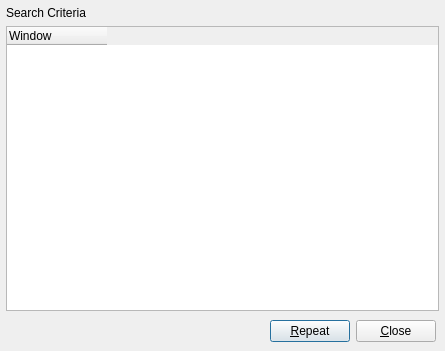
<?xml version="1.0" encoding="UTF-8"?>
<ui version="4.0">
 <class>SearchResultsWindow</class>
 <widget class="QDialog" name="SearchResultsWindow">
  <property name="geometry">
   <rect>
    <x>0</x>
    <y>0</y>
    <width>445</width>
    <height>351</height>
   </rect>
  </property>
  <property name="windowTitle">
   <string>Search Results</string>
  </property>
  <layout class="QVBoxLayout" name="verticalLayout">
   <property name="margin">
    <number>6</number>
   </property>
   <item>
    <widget class="QLabel" name="criteriaLabel">
     <property name="text">
      <string>Search Criteria</string>
     </property>
    </widget>
   </item>
   <item>
    <widget class="WindowTree" name="windowList">
     <property name="editTriggers">
      <set>QAbstractItemView::NoEditTriggers</set>
     </property>
     <property name="dragDropOverwriteMode">
      <bool>false</bool>
     </property>
     <property name="selectionBehavior">
      <enum>QAbstractItemView::SelectRows</enum>
     </property>
     <property name="verticalScrollMode">
      <enum>QAbstractItemView::ScrollPerPixel</enum>
     </property>
     <property name="horizontalScrollMode">
      <enum>QAbstractItemView::ScrollPerPixel</enum>
     </property>
     <property name="rootIsDecorated">
      <bool>false</bool>
     </property>
     <attribute name="headerStretchLastSection">
      <bool>false</bool>
     </attribute>
     <attribute name="headerStretchLastSection">
      <bool>false</bool>
     </attribute>
     <column>
      <property name="text">
       <string>Window</string>
      </property>
     </column>
    </widget>
   </item>
   <item>
    <widget class="QWidget" name="widget" native="true">
     <layout class="QHBoxLayout" name="horizontalLayout">
      <property name="margin">
       <number>3</number>
      </property>
      <item>
       <spacer name="horizontalSpacer">
        <property name="orientation">
         <enum>Qt::Horizontal</enum>
        </property>
        <property name="sizeHint" stdset="0">
         <size>
          <width>40</width>
          <height>20</height>
         </size>
        </property>
       </spacer>
      </item>
      <item>
       <widget class="QPushButton" name="repeatButton">
        <property name="whatsThis">
         <string>Re-runs this search, and updates the results.</string>
        </property>
        <property name="text">
         <string>&amp;Repeat</string>
        </property>
       </widget>
      </item>
      <item>
       <widget class="QPushButton" name="closeButton">
        <property name="text">
         <string>&amp;Close</string>
        </property>
       </widget>
      </item>
     </layout>
    </widget>
   </item>
  </layout>
 </widget>
 <customwidgets>
  <customwidget>
   <class>WindowTree</class>
   <extends>QTreeWidget</extends>
   <header>ui/custom_widgets/WindowTree.hpp</header>
  </customwidget>
 </customwidgets>
 <resources>
  <include location="../../qt_resources.qrc"/>
 </resources>
 <connections/>
</ui>
